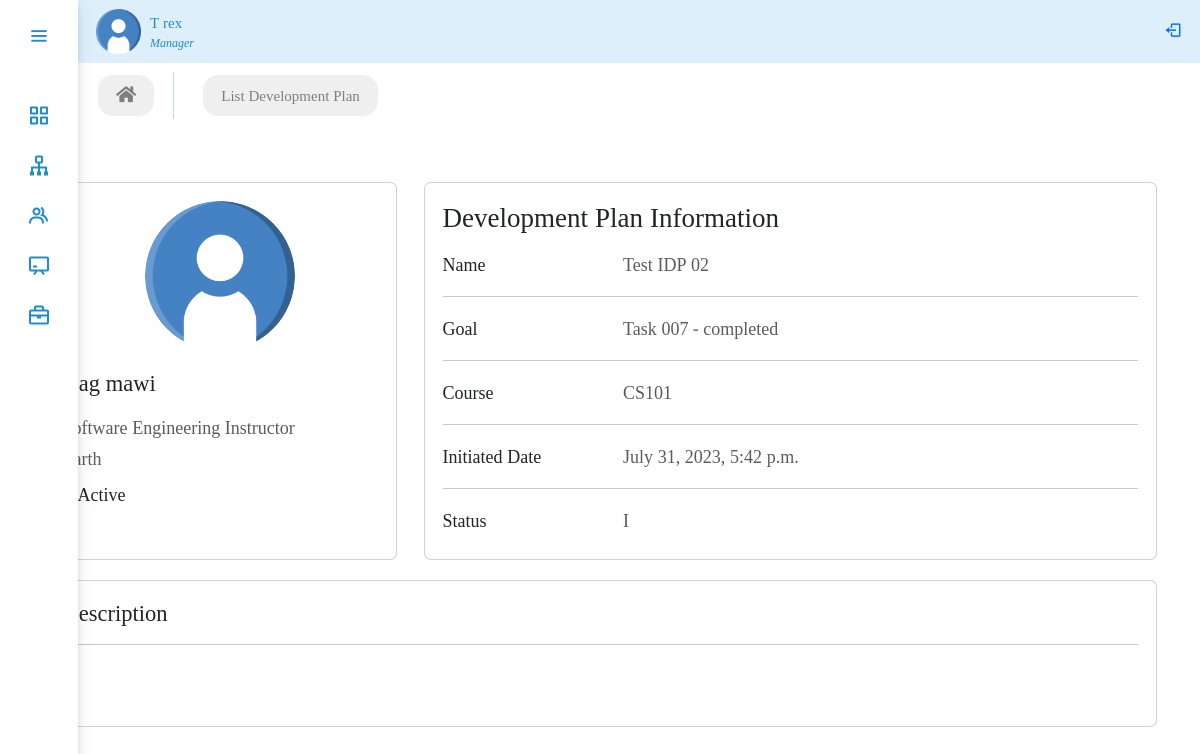
The app's page /panel/development/4/detail/ (signed in) with its own data.
### performance/models.py (models this page shows, shortened)
class CustomUser(AbstractBaseUser, PermissionsMixin):
    user_id = models.CharField(max_length=10, unique=True)
    first_name = models.CharField(max_length=30)
    last_name = models.CharField(max_length=30)
    is_active = models.BooleanField(default=True)
    is_manager = models.BooleanField(default=False)
    is_employee = models.BooleanField(default=False)
    is_admin = models.BooleanField(default=False)
    is_staff = models.BooleanField(default=False)
    is_superuser = models.BooleanField(default=False)
    objects = UserManager()
    USERNAME_FIELD = 'user_id'
    REQUIRED_FIELDS = ['first_name', 'last_name']
    class Meta:
        permissions = [
            ("view_manager_pages", "Can view manager pages"),
            ("view_employee_pages", "Can view employee pages"),
        ]

class DevelopmentPlan(models.Model):
    IDP_name = models.CharField(max_length=100, null=True)
    employee = models.ForeignKey(
        Employee, on_delete=models.SET_NULL, related_name='IDP_employee', null=True)
    goal = models.ForeignKey(
        Task, on_delete=models.SET_NULL, blank=True, null=True)
    course = models.ForeignKey(
        Course, on_delete=models.SET_NULL, blank=True, null=True)
    coach = models.ForeignKey(
        Employee, on_delete=models.SET_NULL, blank=True, null=True, related_name='coach')
    initiated_date = models.DateTimeField(auto_now_add=True, null=True)
    STATUS_CHOICES = (
        ('NI', 'Not Initiated'),
        ('I', 'Initiated'),
        ('IP', 'In Progress'),
        ('C', 'Completed'),
    )
    status = models.CharField(max_length=2, choices=STATUS_CHOICES, null=True)
    description = models.TextField(blank=True, null=True)

class Employee(models.Model):
    user = models.OneToOneField(
        CustomUser, on_delete=models.CASCADE, null=True, blank=True, related_name='user')
    GENDER_CHOICES = (
        ('M', 'Male'),
        ('F', 'Female'),
    )
    MARITAL_STATUS_CHOICES = (
        ('S', 'Single'),
        ('M', 'Married'),
        ('D', 'Divorced'),
        ('W', 'Widowed'),
    )
    EMPLOYMENT_TYPE_CHOICES = (
        ('fulltime_permanent', 'Fulltime Permanent'),
        ('fulltime_probation', 'Fulltime Probation'),
        ('part_time_contract', 'Part Time Contract'),
    )
    STATUS_CHOICES = (
        ('A', 'Active'),
        ('IN', 'Inactive'),
    )
    avatar = models.ImageField(upload_to='avatar/', null=True, blank=True)
    gender = models.CharField(max_length=1, choices=GENDER_CHOICES, null=True)
    dob = models.DateField(blank=True, null=True)
    nationality = models.CharField(max_length=100, null=True, blank=True)
    marital_status = models.CharField(
        max_length=50, choices=MARITAL_STATUS_CHOICES, null=True, blank=True)
    phone_number = models.CharField(max_length=20, null=True, blank=True)
    email = models.EmailField(max_length=254)
    address = models.CharField(max_length=100, null=True, blank=True)
    joined_date = models.DateField(null=True)
    department = models.ForeignKey(
        Department, on_delete=models.SET_NULL, null=True, blank=True)
    designation = models.ForeignKey(
        Designation, on_delete=models.SET_NULL, null=True)
    employment_type = models.CharField(
        max_length=20, choices=EMPLOYMENT_TYPE_CHOICES, null=True)
    salary = models.DecimalField(
        max_digits=10, decimal_places=2, null=True, blank=True)
    promotion_designation = models.ForeignKey(
        Designation, on_delete=models.SET_NULL, related_name='promotion', null=True, blank=True)
    manager = models.ForeignKey(
        CustomUser, on_delete=models.SET_NULL, null=True, blank=True)
    created_at = models.DateTimeField(auto_now_add=True, null=True, blank=True)
    updated_at = models.DateTimeField(auto_now=True, null=True, blank=True)
    status = models.CharField(max_length=50, null=True, choices=STATUS_CHOICES)
    note = models.TextField(blank=True, null=True)
    objects = ActiveEmployeeManager()

class Designation(models.Model):
    department = models.ForeignKey(
        Department, on_delete=models.SET_NULL, related_name='designations', null=True, blank=True)
    job_title = models.CharField(max_length=100, null=True)
    created_at = models.DateTimeField(auto_now_add=True, null=True)
    updated_at = models.DateTimeField(auto_now=True, null=True)
    def __str__(self):
        return self.job_title

class Task(models.Model):
    STATUS_CHOICES = (
        ('pending', 'Pending'),
        ('in_progress', 'In Progress'),
        ('completed', 'Completed'),
        ('overdue', 'Overdue'),
    )
    PRIORITY_CHOICES = (
        ('critical', 'Critical'),
        ('high', 'High'),
        ('medium', 'Medium'),
        ('low', 'Low'),
    )
    title = models.CharField(max_length=100, null=True)
    description = models.TextField(blank=True, null=True)
    due_date = models.DateField(null=True)
    assigned_to = models.ForeignKey(
        Employee, on_delete=models.CASCADE, null=True)
    status = models.CharField(
        max_length=100, choices=STATUS_CHOICES, default='pending', null=True)
    priority = models.CharField(
        max_length=100, choices=PRIORITY_CHOICES, null=True)
    approval = models.BooleanField(default=False, choices=[(
        True, 'Request Accepted'), (False, 'Request Declined')], blank=True, null=True)
    performance_rating = models.DecimalField(
        max_digits=5, decimal_places=2, blank=True, null=True)
    def __str__(self):
        return f"{self.title} - {self.status}"

class Course(models.Model):
    course_id = models.CharField(max_length=50, null=True)
    course_name = models.CharField(max_length=100, null=True)
    coach = models.ManyToManyField(Employee, blank=True)
    description = models.TextField(blank=True, null=True)
    updated_at = models.DateTimeField(auto_now=True)
    def __str__(self):
        return self.course_id

### performance/views.py (the view)
class DevelopmentDetailView(UserPassesTestMixin, DetailView):
    model = DevelopmentPlan
    template_name = 'performance/development_promotion_detail.html'
    context_object_name = 'developmentplan_detail'
    def test_func(self):
        return is_manager(self.request.user)

### performance/views.py (called while the page is built)
def is_manager(user):
    return user.is_authenticated and user.is_manager

### performance/templates/performance/development_promotion_detail.html (shortened to what this page needs)
{% extends 'performance/adminPanel.html' %}
{% load static %}
{% block body %}
<ul class="nav panelNav fw-medium">
    <li class="nav-item">
        <a class="nav-link" href="{% url 'dashboard' %}"><i class="fa fa-home"></i></a>
    </li>
    <li class="nav-item">
        <a class="nav-link act" href="{% url 'development' %}">List Development Plan</a>
    </li>
</ul>
<section>
  <div class="container py-5">
    <div class="row">
      <div class="col-lg-4">
        <div class="card mb-4" style="height:95%;">
          <div class="card-body text-center">
            <img src="/media/avatar/user.png" alt="avatar"
              class="rounded-circle img-fluid" style="width: 150px;">
            <h5 class="my-3">{{developmentplan_detail.employee.user.first_name}} {{developmentplan_detail.employee.user.last_name}}</h5>
            <p class="text-muted mb-1"> {{developmentplan_detail.employee.designation}}</p>
            <p class="text-muted mb-2">{{developmentplan_detail.employee.address}}</p>
            <div class="d-flex align-items-center m-0 mb-3">
                {% if developmentplan_detail.employee.status == "A" %}
                <p class="m-0">Active</p>
                {% else %}
                <div style="width:10px; height:10px; background-color:#dc3545; border-radius:50%; padding:0.25rem; margin-right: 5px;"></div>
                <p class="m-0">Inactive</p>
                {% endif %}
            </div>
          </div>
        </div>
      </div>
      <div class="col-lg-8">
        <div class="card mb-4" style="height:95%;">
          <div class="card-body" >
            <h4 class="mb-3">Development Plan Information</h4>
            <div class="row">
              <div class="col-sm-3">
                <p class="mb-0">Name</p>
              </div>
              <div class="col-sm-9">
                <p class="text-muted mb-0">{{developmentplan_detail.IDP_name}}</p>
              </div>
            </div>
            <hr>
            <div class="row">
              <div class="col-sm-3">
                <p class="mb-0">Goal</p>
              </div>
              <div class="col-sm-9">
                <p class="text-muted mb-0">{{developmentplan_detail.goal}}</p>
              </div>
            </div>
             <hr>
            <div class="row">
              <div class="col-sm-3">
                <p class="mb-0">Course</p>
              </div>
              <div class="col-sm-9">
                <p class="text-muted mb-0">{{developmentplan_detail.course}}</p>
              </div>
            </div>
            <hr>
            <div class="row">
              <div class="col-sm-3">
                <p class="mb-0">Initiated Date</p>
              </div>
              <div class="col-sm-9">
                <p class="text-muted mb-0">{{developmentplan_detail.initiated_date}}</p>
              </div>
            </div>
            <hr>
            <div class="row">
              <div class="col-sm-3">
                <p class="mb-0">Status</p>
              </div>
              <div class="col-sm-9">
                <p class="text-muted mb-0">{{developmentplan_detail.status}}</p>
              </div>
            </div>
            </div>
          </div>
    </div>
    </div>
    <div class="row">
        <div class="col-lg-12 mx-auto">
            <div class="card  mb-md-0">
              <div class="card-body">
                <h5>Description</h5>
                <hr>
                <p>{{developmentplan_detail.description}}</p>
            </div>
            </div>
    </div>
  </div>
</section>
{% endblock body%}

### performance/templates/performance/adminPanel.html (shortened to what this page needs)
{% extends 'performance/base.html' %}
{% load static %}
{% block sidebar %}
<div class="sidebar">
  <div class="logo_details">
    <i class="bx bx-menu" id="btns"></i>
  </div>
  <ul class="nav-list">
    <li>
      {% if user.is_manager %}
       <a href="{% url 'dashboard' %}">
        <i class="bx bx-grid-alt"></i>
      </a>
      {% endif %}
    </li>
    {% if user.is_manager %}
    <li>
      <a href="{% url 'department' %}">
        <i class="bx bx-sitemap"></i>
      </a>
    </li>
    {% endif %}
    {% if user.is_manager %}
    <li>
      <a href="{% url 'employees'  %}">
        <i class="bx bx-group"></i>
      </a>
    </li>
    {% endif %}
    <li>
      {% if user.is_manager %}
      <a href="{% url 'training' %}">
        <i class="bx bx-chalkboard"></i>
      </a>
      {% endif %}
    </li>
     <li>
      {% if user.is_manager %}
      <a href="{% url 'development' %}">
        <i class="bx bx-briefcase"></i>
      </a>
      {% endif %}
    </li>
  </ul>
</div>
<nav class="navbar mainNav">
    <ul class="nav">
      <li class="nav-item profile">
        <div class="profile_details d-flex mx-3">
          <img src="{% static 'performance/images/user.png' %}" width="45" alt="">
          <div class="profile_content mx-2 my-auto">
            <div class="name">{{user.first_name}} {{user.last_name}}</div>
            {% if user.is_manager %}
            <div class="designation">Manager</div>
            {% endif %}
          </div>
        </div>
      </li>
    </ul>
    <span class="navbar-text small pe-3">
      <form action="{% url 'logout' %}" method="post">
      <button type="submit" style="border:none; background:transparent; "> <i class="bx bx-log-out text-primary" id="log_out"></i></button>
    </form>
    </span>
</nav>
{% endblock sidebar %}

### performance/static/performance/css/style.css (style rules this page uses)
:root { --color-default: #218ccc; --color-second:#DEEFFC; --color-white:#fff; --color-body:#e4e9f7; --color-light:#e0e0e0; }
* { margin: 0; padding: 0; font-size: 18px; font-family: 'Noto Serif Georgian', serif; text-align: justify; box-sizing: border-box; }
span { color: var(--color-default); font-size: 50px; }
.sidebar { min-height: 100vh; width: 78px; padding: 6px 14px; z-index: 99; background-color: var(--color-white); transition: all .5s ease; position: fixed; top: 0; left: 0; margin: 0; padding: 0 auto; box-shadow: 0 4px 6px rgba(0, 0, 0, 0.1), 0 5px 15px rgba(0, 0, 0, 0.1); }
.sidebar .logo_details { height: 60px; display: flex; align-items: center; position: relative; }
.sidebar .logo_details #btns { position: absolute; top:50%; right: 0; transform: translateY(-50%); font-size: 23px; text-align: center; cursor: pointer; transition: all .5s ease; }
.sidebar i { color:var(--color-default); height: 60px; line-height: 60px; min-width: 50px; font-size: 25px; text-align: center; }
.sidebar .nav-list { margin-top: 30px; height: 100%; padding: 0; }
.sidebar li { position: relative; margin:8px 0; list-style: none; }
.sidebar li a { display: flex; height: 100%; width: 100%; align-items: center; text-decoration: none; position: relative; transition: all .5s ease; z-index: 12; }
.sidebar li a::after { content: ""; position: absolute; width: 100%; height: 100%; transform: scaleX(0); background-color: var(--color-second); border-radius: 5px; transition: transform 0.3s ease-in-out; transform-origin: left; z-index: -2; }
.sidebar li i { height: 42px; line-height: 40px; font-size: 24px; }
.mainNav { background-color: var(--color-second); position: relative; top: 0; left: 78px; width: calc(100% - 78px); transition: all .5s ease; z-index: 2; }
.mainNav li.profile .name, .mainNav li.profile .designation { font-size: 15px; font-weight: 400; color:var(--color-default); white-space: nowrap; }
.mainNav li.profile .designation { font-size: 12px; font-style: italic; }
.panelNav { position: relative; top: 0; left: 78px; width: calc(100% - 78px); transition: all .5s ease; z-index: 2; }
.panelNav { background-color: var(--color-white); }
.panelNav .nav-link { color: #000; background-color: var(--color-light); border-radius: 15px; font-size: 15px; margin: 12px 10px 12px 20px; opacity: 0.5; }

### records on screen
CustomUser: first_name "T", last_name "rex"
DevelopmentPlan: employee.user.first_name "Dag", employee.user.last_name "mawi", employee.designation "Software Engineering Instructor", employee.address "Earth", IDP_name "Test IDP 02", goal "Task 007 - completed", course "CS101", initiated_date "July 31, 2023, 5:42 p.m.", status "I"
